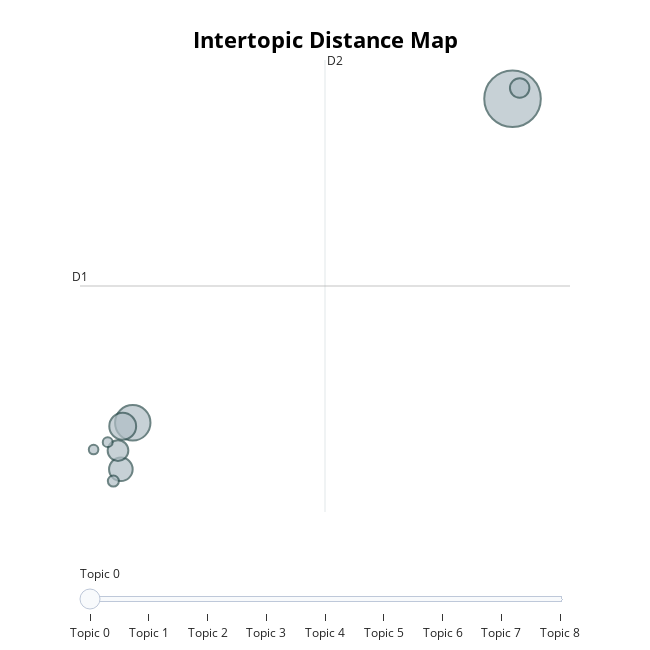

Notebook code cell kept with this figure:
### Code cell
topics_df = spacy_bertopic_pipeline(df["adjectives_text"].tolist(), plot=True)

### Figure 1 — Plotly figure (JSON) as saved in the notebook; plotly's stock layout.template omitted (floating-point values rounded to 4 significant figures)
{"data": [{"customdata": [[0, "london | southern | website | comfortable | expensive", 523], [1, "sonsister | todmorden | customcourteous | arrestcold | apallingng", 205], [2, "dont | ive | cant | didnt | email", 118], [3, "terrible | awful | rude | horrible | dreadful", 91], [4, "due | southern | refund | western | delayed", 70], [5, "train | virgin | central | mum | minute", 62], [6, "ay | ok |  |  | ", 20], [7, "st | th | sandwich | undertook | cc", 16], [8, "pm | london | sunday | harris | exeter", 15]], "hovertemplate": "<b>Topic %{customdata[0]}</b><br>%{customdata[1]}<br>Size: %{customdata[2]}", "legendgroup": "", "marker": {"color": "#B0BEC5", "size": [523, 205, 118, 91, 70, 62, 20, 16, 15], "sizemode": "area", "sizeref": 0.3269, "symbol": "circle", "line": {"color": "DarkSlateGrey", "width": 2}}, "mode": "markers", "name": "", "orientation": "v", "showlegend": false, "x": [15.54, -2.431, -2.906, -2.994, -3.129, 15.87, -3.348, -3.616, -4.284], "xaxis": "x", "y": [5.598, -4.725, -4.833, -6.206, -5.61, 5.941, -6.579, -5.34, -5.576], "yaxis": "y", "type": "scatter"}], "layout": {"xaxis": {"anchor": "y", "domain": [0, 1], "title": {"text": ""}, "visible": false, "range": [-4.927, 18.26]}, "yaxis": {"anchor": "x", "domain": [0, 1], "title": {"text": ""}, "visible": false, "range": [-7.566, 6.832]}, "legend": {"tracegroupgap": 0, "itemsizing": "constant"}, "margin": {"t": 60}, "title": {"font": {"size": 22, "color": "Black"}, "text": "<b>Intertopic Distance Map</b>", "y": 0.95, "x": 0.5, "xanchor": "center", "yanchor": "top"}, "hoverlabel": {"font": {"size": 16, "family": "Rockwell"}, "bgcolor": "white"}, "width": 650, "height": 650, "sliders": [{"active": 0, "pad": {"t": 50}, "steps": [{"args": [{"marker.color": [["red", "#B0BEC5", "#B0BEC5", "#B0BEC5", "#B0BEC5", "#B0BEC5", "#B0BEC5", "#B0BEC5", "#B0BEC5"]]}], "label": "Topic 0", "method": "update"}, {"args": [{"marker.color": [["#B0BEC5", "red", "#B0BEC5", "#B0BEC5", "#B0BEC5", "#B0BEC5", "#B0BEC5", "#B0BEC5", "#B0BEC5"]]}], "label": "Topic 1", "method": "update"}, {"args": [{"marker.color": [["#B0BEC5", "#B0BEC5", "red", "#B0BEC5", "#B0BEC5", "#B0BEC5", "#B0BEC5", "#B0BEC5", "#B0BEC5"]]}], "label": "Topic 2", "method": "update"}, {"args": [{"marker.color": [["#B0BEC5", "#B0BEC5", "#B0BEC5", "red", "#B0BEC5", "#B0BEC5", "#B0BEC5", "#B0BEC5", "#B0BEC5"]]}], "label": "Topic 3", "method": "update"}, {"args": [{"marker.color": [["#B0BEC5", "#B0BEC5", "#B0BEC5", "#B0BEC5", "red", "#B0BEC5", "#B0BEC5", "#B0BEC5", "#B0BEC5"]]}], "label": "Topic 4", "method": "update"}, {"args": [{"marker.color": [["#B0BEC5", "#B0BEC5", "#B0BEC5", "#B0BEC5", "#B0BEC5", "red", "#B0BEC5", "#B0BEC5", "#B0BEC5"]]}], "label": "Topic 5", "method": "update"}, {"args": [{"marker.color": [["#B0BEC5", "#B0BEC5", "#B0BEC5", "#B0BEC5", "#B0BEC5", "#B0BEC5", "red", "#B0BEC5", "#B0BEC5"]]}], "label": "Topic 6", "method": "update"}, {"args": [{"marker.color": [["#B0BEC5", "#B0BEC5", "#B0BEC5", "#B0BEC5", "#B0BEC5", "#B0BEC5", "#B0BEC5", "red", "#B0BEC5"]]}], "label": "Topic 7", "method": "update"}, {"args": [{"marker.color": [["#B0BEC5", "#B0BEC5", "#B0BEC5", "#B0BEC5", "#B0BEC5", "#B0BEC5", "#B0BEC5", "#B0BEC5", "red"]]}], "label": "Topic 8", "method": "update"}]}], "shapes": [{"line": {"color": "#CFD8DC", "width": 2}, "type": "line", "x0": 6.664, "x1": 6.664, "y0": -7.566, "y1": 6.832}, {"line": {"color": "#9E9E9E", "width": 2}, "type": "line", "x0": -4.927, "x1": 18.26, "y0": -0.3667, "y1": -0.3667}], "annotations": [{"showarrow": false, "text": "D1", "x": -4.927, "y": -0.3667, "yshift": 10}, {"showarrow": false, "text": "D2", "x": 6.664, "xshift": 10, "y": 6.832}]}}
